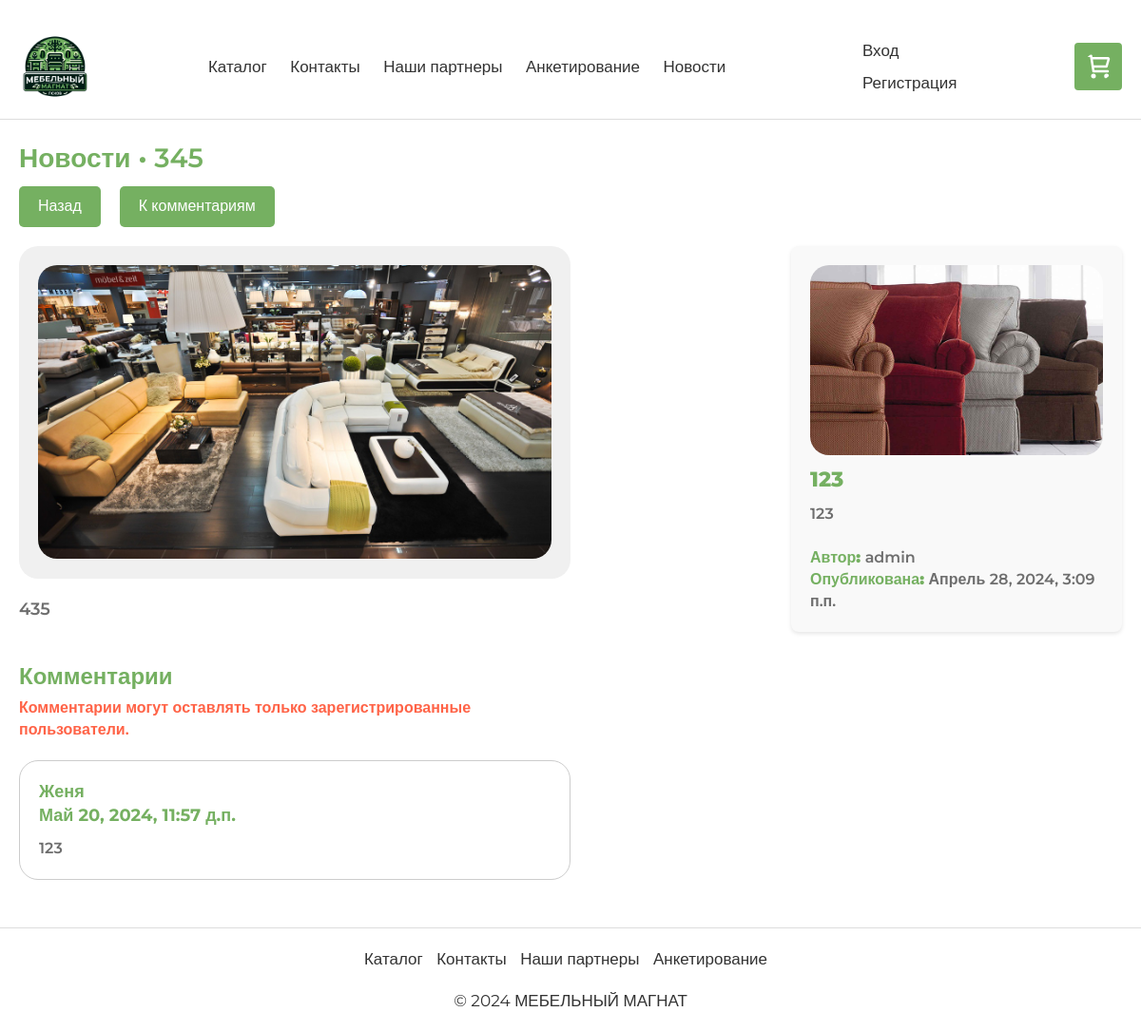
Page /news/17/ on the committed database.
### app/models.py (models this page shows, shortened)
class News(models.Model):
    id = models.BigAutoField(primary_key=True)
    user = models.ForeignKey(User, on_delete=models.CASCADE)
    title = models.CharField(max_length=100)
    short_info = models.TextField()
    text = models.TextField()
    date = models.DateTimeField(auto_now_add=True)

class NewsImages(models.Model):
    id = models.BigAutoField(primary_key=True)
    news = models.ForeignKey(News, on_delete=models.CASCADE)
    path = models.FileField()

class NewsComments(models.Model):
    id = models.BigAutoField(primary_key=True)
    news = models.ForeignKey(News, on_delete=models.CASCADE)
    user = models.ForeignKey(User, on_delete=models.CASCADE)
    comment = models.TextField()
    date = models.DateTimeField(auto_now_add=True)

### app/views.py (the view, shortened to what this page needs)
# urls.py: path('news/<int:item>/', views.newsdetails, name='newsdetails'),
def newsdetails(request, item):
    avatar = None
    news_data = {
        "title": "Страница не найдена",
        "news":{"name": "Страница не найдена"},
        "id": 0
    }
    news = News.objects.filter(id=item).first()
    if news:
        images = NewsImages.objects.filter(news=news)
        comments = NewsComments.objects.filter(news=news)
        all_news = News.objects.exclude(id=news.id)[:4]
        for snews in all_news:
            images1 = NewsImages.objects.filter(news=snews)
            snews.images = images1
        news.images = images
        comment_form = NewsCommentForm()
        news_data = {
            "title": news.title,
            "id": news.id,
            "news": news,
            "all_news": all_news,
            "comments": comments,
            "comment_form": comment_form
        }
    context = news_data
    return render(request, 'app/newsdetails.html', context)

### app/templates/app/newsdetails.html (shortened to what this page needs)
﻿{% extends "app/layout.html" %}
{% load static %}
{% block content %}
<div style="margin: 20px 0">
    <div style="display: flex; width: 100%; flex-direction: column; font-size: 28px; color: #75b061; font-weight: 600; margin-bottom: 30px;">
        {% if id == 0 %}
        <div>
            {{ title }}
        </div>
        <div style="font-size: 20px; color: #75b061; font-weight: 600; margin-bottom: 30px;">
            Пожалуйста, проверьте правильность ссылки
            <div style="display: flex; gap: 20px; margin-top: 15px;">
                <button class="button-usual"><a style="color: #fff; text-decoration: none;" href="{% url 'home' %}">На главную</a></button>
                <button><a style="color: #fff; text-decoration: none;" href="{% url 'catalog' %}">В каталог</a></button>
            </div>
        </div>
        {% else %}
        <div>
            <a style="text-decoration: none; color: #75b061" href="{% url 'news' %}">
                Новости •
            </a>
            <a style="text-decoration: none; color: #75b061" href="/news/{{news.id}}/">
                {{ title }}
            </a>
        </div>
        <div style="display: flex; gap: 20px; margin-top: 10px;">
            <button class="button-usual"><a style="color: #fff; text-decoration: none;" href="{% url 'news' %}">Назад</a></button>
            <button class="button-usual" style="border: none; outline: none" onclick="scrollToComments()" class="button-usual">К комментариям</button>
        </div>
        <div>
            <div class="article-container">
                <div class="image-block">
                    <div class="product-image" style="min-height: 350px; max-height: 450px; overflow: hidden; background-color: #f0f0f0; border-radius: 20px; padding: 20px; ">
                        {% if news.images %}
                        {% if news.images|length > 1 %}
                        <div id="carouselExample{{ news.id }}" class="carousel slide" data-ride="carousel" style="max-height: 450px; ">
                            <div class="carousel-inner" style="max-height: 450px; ">
                                {% for image in news.images %}
                                <div class="carousel-item {% if forloop.first %}active{% endif %}">
                                    <img src="{{ image.path.url }}" class="d-block w-100" alt="Изображение товара" style="max-height: 410px; object-fit: cover; border-radius: 20px;">
                                </div>
                                {% endfor %}
                            </div>
                            <a class="carousel-control-prev" href="#carouselExample{{ news.id }}" role="button" data-slide="prev">
                                <span class="carousel-control-prev-icon" aria-hidden="true"></span>
                                <span class="sr-only">Previous</span>
                            </a>
                            <a class="carousel-control-next" href="#carouselExample{{ news.id }}" role="button" data-slide="next">
                                <span class="carousel-control-next-icon" aria-hidden="true"></span>
                                <span class="sr-only">Next</span>
                            </a>
                        </div>
                        {% else %}
                        <img src="{{ news.images.0.path.url }}" alt="Изображение товара" style="width: 100%; max-height: 410px; object-fit: cover; border-radius: 20px;">
                        {% endif %}
                        {% else %}
                        <img src="{% static 'app/content/nophoto.jpg' %}" alt="Нет фото" style="width: 100%; max-height: 410px; object-fit: cover; border-radius: 20px;">
                        {% endif %}
                    </div>
                    <div class="text-block">
                        <p> {{news.text|linebreaksbr}} </p>
                    </div>
                </div>
                <div class="other_news">
                    {% for single_news in all_news %}
                    <div class="product-card" style="max-height: 450px;">
                        <div class="product-details">
                            {% if single_news.images|length > 1 %}
                            <div>
                                <div class="product-image" style="min-height: 200px; height: 200px; overflow: hidden;">
                                    {% if single_news.images %}
                                    {% if single_news.images|length > 1 %}
                                    <div id="carouselExample{{ single_news.id }}" class="carousel slide" data-ride="carousel" style="height: 200px; margin">
                                        <div class="carousel-inner" style="height: 200px;">
                                            {% for image in single_news.images %}
                                            <div class="carousel-item {% if forloop.first %}active{% endif %}">
                                                <img src="{{ image.path.url }}" class="d-block w-100" alt="Изображение новости" style="height: 200px; object-fit: cover; border-radius: 20px;">
                                            </div>
                                            {% endfor %}
                                        </div>
                                        <a class="carousel-control-prev" href="#carouselExample{{ single_news.id }}" role="button" data-slide="prev">
                                            <span class="carousel-control-prev-icon" aria-hidden="true"></span>
                                            <span class="sr-only">Previous</span>
                                        </a>
                                        <a class="carousel-control-next" href="#carouselExample{{ single_news.id }}" role="button" data-slide="next">
                                            <span class="carousel-control-next-icon" aria-hidden="true"></span>
                                            <span class="sr-only">Next</span>
                                        </a>
                                    </div>
                                    {% else %}
                                    <img src="{{ single_news.images.0.path.url }}" alt="Изображение новости" style="width: 100%; height: 100%; object-fit: cover; border-radius: 20px;">
                                    {% endif %}
                                    {% else %}
                                    <img src="{% static 'app/content/nophoto.jpg' %}" alt="Нет фото" style="width: 100%; height: 100%; object-fit: cover; border-radius: 20px;">
                                    {% endif %}
                                </div>
                                <a style="text-decoration: none;" href="/news/{{ single_news.id }}/">
                                    <div class="product-card-title" style="margin-top: 10px">{{ single_news.title }}</div>
                                    <p class="product-card-description" style="text-align: left">{{ single_news.short_info }}</p>
                                </a>
                            </div>
                            {% else %}
                            <a style="text-decoration: none;" href="/news/{{ single_news.id }}/">
                                <div>
                                    <div class="product-image" style="min-height: 200px; height: 200px; overflow: hidden;">
                                        {% if single_news.images %}
                                        {% if single_news.images|length > 1 %}
                                        <div id="carouselExample{{ single_news.id }}" class="carousel slide" data-ride="carousel" style="height: 200px; margin">
                                            <div class="carousel-inner" style="height: 200px;">
                                                {% for image in single_news.images %}
                                                <div class="carousel-item {% if forloop.first %}active{% endif %}">
                                                    <img src="{{ image.path.url }}" class="d-block w-100" alt="Изображение новости" style="height: 200px; object-fit: cover; border-radius: 20px;">
                                                </div>
                                                {% endfor %}
                                            </div>
                                            <a class="carousel-control-prev" href="#carouselExample{{ single_news.id }}" role="button" data-slide="prev">
                                                <span class="carousel-control-prev-icon" aria-hidden="true"></span>
                                                <span class="sr-only">Previous</span>
                                            </a>
                                            <a class="carousel-control-next" href="#carouselExample{{ single_news.id }}" role="button" data-slide="next">
                                                <span class="carousel-control-next-icon" aria-hidden="true"></span>
                                                <span class="sr-only">Next</span>
                                            </a>
                                        </div>
                                        {% else %}
                                        <img src="{{ single_news.images.0.path.url }}" alt="Изображение новости" style="width: 100%; height: 100%; object-fit: cover; border-radius: 20px;">
                                        {% endif %}
                                        {% else %}
                                        <img src="{% static 'app/content/nophoto.jpg' %}" alt="Нет фото" style="width: 100%; height: 100%; object-fit: cover; border-radius: 20px;">
                                        {% endif %}
                                    </div>
                                    <div class="product-card-title" style="margin-top: 10px">{{ single_news.title }}</div>
                                    <p class="product-card-description" style="text-align: left">{{ single_news.short_info }}</p>
                                </div>
                            </a>
                            {% endif %}
                            <div>
                                <div style="font-size: 16px; color: #6e6e6e"><b style="color: #75b061">Автор:</b> {{ single_news.user }}</div>
                                <div style="font-size: 16px; color: #6e6e6e"><b style="color: #75b061">Опубликована:</b> {{ single_news.date }}</div>
                            </div>
                        </div>
                    </div>
                    {% endfor %}
                </div>
            </div>
            <div id="comments" style="font-size: 24px; color: #75b061; font-weight: 600; margin: 30px 0 5px 0;">
                Комментарии
            </div>
            <div style="width: 50%">
                {% if not user.is_authenticated %}
                <p style="color: #FF6347; margin-bottom: 20px;font-size: 16px">Комментарии могут оставлять только зарегистрированные пользователи.</p>
                {% endif %}
                {% if comments %}
                <div class="orders-block" style="display: flex; flex-direction:column; width: 100%; margin-bottom: 20px; gap: 15px;">
                    {% for comment in comments %}
                    <div style="display: flex; flex-direction: column; justify-content: space-between; border: 1px solid #ccc; padding: 20px; border-radius: 20px">
                        <div style="display: flex; justify-content: space-between">
                            <div style="display: flex; flex-direction: column; justify-content: space-between; margin-bottom: 10px;">
                                <div style="width: 300px; font-weight: bold; color: #75b061; font-size: 18px;">{{ comment.user }}</div>
                                <div style="width: 300px; font-weight: bold; color: #75b061; font-size: 18px;">{{ comment.date }}</div>
                            </div>
                        </div>
                        <div style="font-size: 16px; color: #6e6e6e; text-align: justify">
                            {{comment.comment}}
                        </div>
                    </div>
                    {% endfor %}
                </div>
                {% else %}
                <div style="font-size: 20px; height: 200px; opacity: 0.8; display: flex; justify-content: center; align-items: center;">
                    Комментриев пока нет! Будьте первым!
                </div>
                {% endif %}
            </div>
        </div>
        {% endif %}
    </div>
</div>
{% endblock %}

### app/static/app/content/site.css (style rules this page uses)
button, input, optgroup, select, textarea { font-size: initial !important; }
* { padding: 0; margin: 0; font-family: "Montserrat", sans-serif; transition: all 0.3s; }
p { margin: 0; }
html, body { margin: 0; max-width: 100vw; height: 100%; color: #333; }
.button-usual { padding: 10px 20px; background-color: #75b061; color: #fff; border: none; border-radius: 5px; cursor: pointer; outline: none; }
.product-card { background-color: #f9f9f9; border-radius: 8px; box-shadow: 0 2px 4px rgba(0, 0, 0, 0.1); padding: 20px; display: flex; flex-direction: column; transition: transform 0.2s ease-in-out; cursor: pointer; height: 100%; }
.product-image { flex: 0 0 30%; }
.product-details { flex: 1; display: flex; flex-direction: column; justify-content: space-between; }
.product-card-title { width: 100%; text-align: left; color: #75b061; font-weight: 800; font-size: 22px; margin-bottom: 10px; }
.product-card-description { width: 100%; text-align: justify; color: #6E6E6E; font-size: 16px; }
.article-container { display: flex; flex-wrap: wrap; justify-content: space-between; position: relative; margin-top: 20px; }
.image-block { flex: 0 0 50%; margin-right: 20px; }
.text-block { flex-grow: 1; font-size: 18px; color: #6e6e6e; text-align: justify; margin-top: 20px; }
.other_news { flex: 0 0 30%; display: flex; flex-direction: column; gap: 20px; }

### rows in the picture
News: title "345", images.0.path (picture), text "435"
News: images.0.path (picture), title "123", short_info "123", user "admin", date "Апрель 28, 2024, 3:09 п.п."
NewsComments: user "Женя", date "Май 20, 2024, 11:57 д.п.", comment "123"
